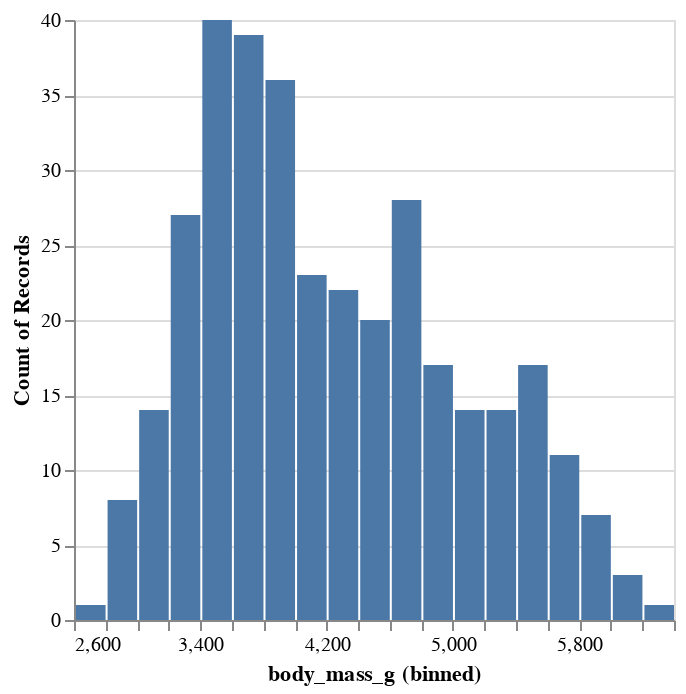

Notebook code for this chart:
### Code cell
# https://altair-viz.github.io/user_guide/encodings/index.html#aggregation-functions
(
    alt.Chart(df)
    .mark_bar()
    .encode(
        x=alt.X("body_mass_g").bin(maxbins=30),
        y="count()",
    )
)

### Figure 1 — Vega-Lite specification as saved in the notebook (floating-point values rounded to 4 significant figures; data arrays with more than 128 entries replaced by an {"elided": "..."} marker saying what was removed)
{"config": {"view": {"continuousWidth": 300, "continuousHeight": 300}}, "data": {"name": "data-7b1c3d376dc1f878f7c4c69deb3a1e79"}, "mark": {"type": "bar"}, "encoding": {"x": {"bin": {"maxbins": 30}, "field": "body_mass_g", "type": "quantitative"}, "y": {"aggregate": "count", "type": "quantitative"}}, "$schema": "https://vega.github.io/schema/vega-lite/v5.15.1.json", "datasets": {"data-7b1c3d376dc1f878f7c4c69deb3a1e79": {"elided": "344 records"}}}
